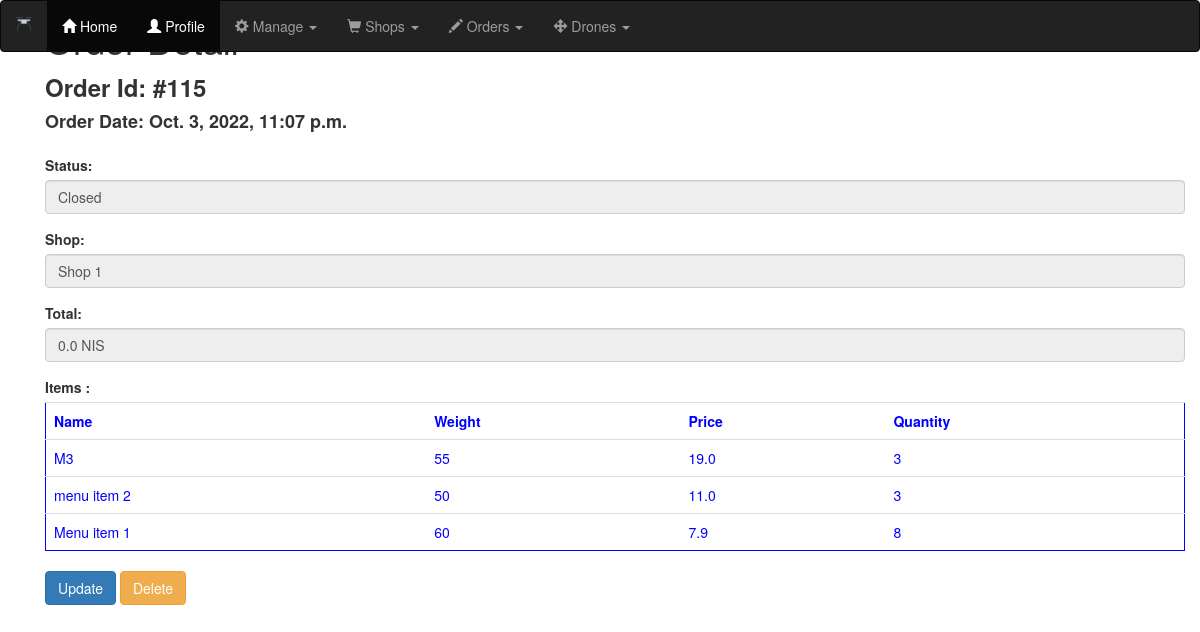
Screenshot of /orders/order/115/detail with the database file from the repository.
### orders/models.py (models this page shows, shortened)
class SoftDeletionModel(models.Model):
    deleted_at = models.DateTimeField(blank=True, null=True)
    objects = SoftDeletionManager()
    all_objects = SoftDeletionManager(alive_only=False)
    class Meta:
        abstract = True

class Order(SoftDeletionModel):
    OrderStatus = (
        ('New',1),          # A new order which was not yet attended
        ('Processing',3),   # An order that is being prepared for shipping
        ('Shipped',4),      # An order which is on its way with a drone
        ('Delievered',5),   # An order which the consumer accepted with the app
        ('Closed',6),       # An order after delievered
        ('Canceled',7),     # Softly deleted order / canceled
    )
    customer = models.IntegerField()
    order_date = models.DateTimeField(auto_now=True)
    status = models.CharField(max_length = 10, choices = OrderStatus, default = 1)
    shop = models.ForeignKey(Shop,on_delete=models.DO_NOTHING)
    drone = models.ForeignKey(Drone,on_delete=models.DO_NOTHING,null=True)
    total_price = models.FloatField(default=0)
    total_weight = models.FloatField(default=0)
    lat_location = models.FloatField(default=0)
    long_location = models.FloatField(default=0)

class OrderRow(models.Model):
    order = models.ForeignKey(Order,on_delete=models.DO_NOTHING)
    item = models.ForeignKey(MenuItem,on_delete=models.DO_NOTHING)
    quantity = models.IntegerField(default=1)
    item_price = models.FloatField(default=0)

### shops/models.py (models this page shows, shortened)
class Shop(models.Model):
    name = models.CharField(max_length=25)
    description = models.CharField(blank=True, max_length=50)
    address = models.CharField(max_length=50)
    active = models.BooleanField(blank=False,default=False)
    service_site = models.ForeignKey(ServiceSite,related_name='Shops',null=True,on_delete=models.DO_NOTHING)
    menu = models.ForeignKey(Menu,related_name='menu',null=True,on_delete=models.DO_NOTHING)
    def __str__(self):
        return self.name

class MenuItem(models.Model):
    name = models.CharField(max_length=50)
    description = models.CharField(max_length=50)
    weight = models.IntegerField()
    price = models.FloatField(default=0)

### orders/views.py (the view)
# urls.py: path('order/<int:id>/detail',OrderDetailView.as_view(),name='order_detail'),
class OrderDetailView(DetailView):
    template_name = 'orders/order_detail.html'
    model=Order
    context_object_name = 'order'
    order_id = 0
    def get_object(self):
        id_ = self.kwargs.get("id")
        self.order_id=id_ #TEST
        print("order id is:" + str(self.order_id))
        return get_object_or_404(Order,id=id_)
    def get_context_data(self, **kwargs):
        context = super().get_context_data(**kwargs)
        od = OrderRow.objects.filter(order_id=self.order_id)
        context['rows'] = od
        return context

### orders/models.py (called while the page is built)
    def get_queryset(self):
        if self.alive_only:
            return SoftDeletionQuerySet(self.model).filter(deleted_at=None)
        return SoftDeletionQuerySet(self.model)

### orders/templates/orders/order_detail.html (shortened to what this page needs)
<!DOCTYPE html>
{% extends "base.html" %}
{% load crispy_forms_tags %}
{% block content %}
<div class="container">
  <a href="{% url 'orders:order_list' %}" style="align:right; float: right;">Order List</a>
  <h1>Order Detail</h1>
  <form method="POST">
    <div class="form-group">
        <label><font size = +2>Order Id: #{{ order.id }}</font></label><br>
        <label><font size = +1>Order Date: {{ order.order_date }}</font></label>
    </div>
    <div class="form-group">
        <label for="status">Status:</label>
        <input type="text" class="form-control" id="status" value="{{ order.status }}" disabled>
    </div>
    <div class="form-group">
        <label for="shop">Shop:</label>
        <input type="text" class="form-control" id="shop" value="{{ order.shop }}" disabled>
    </div>
    <div class="form-group">
        <label for="total">Total:</label>
        <input type="text" class="form-control" id="total" value="{{ order.total_price }} NIS" disabled>
    </div>
    <div class="form-group">
        <label>Items {{rows.order_id}}:</label>
          <table class="table" style="border-style: solid; border-width:thin; border-color:blue; color:blue;" >
            <tr>
              <th>Name</th>
              <th>Weight</th>
              <th>Price</th>
              <th>Quantity</th>
            </tr>
          {% for i in rows.all %}
              <tr>
                <td>{{i.item.name}}</td>
                <td>{{i.item.weight}}</td>
                <td>{{i.item_price}}</td>
                <td>{{i.quantity}}</td>
              </tr>
          {% endfor %}
        </table>
    </div>
    <a href="{% url 'orders:order_update' order.id %}"><button type="button" class="btn btn-primary">Update</button></a>
    <a href="{% url 'orders:order_delete' order.id %}"><button type="button" class="btn btn-warning">Delete</button></a>
  </form>
</div>
{% endblock %}

### static/css/styles.css (style rules this page uses)
td { padding: 1em; }

### rows the page displays
Order: id "115", order_date "Oct. 3, 2022, 11:07 p.m.", status "Closed", shop "Shop 1", total_price "0.0 NIS"
OrderRow: item.name "M3", item.weight "55", item_price "19.0", quantity "3"
OrderRow: item.name "menu item 2", item.weight "50", item_price "11.0", quantity "3"
OrderRow: item.name "Menu item 1", item.weight "60", item_price "7.9", quantity "8"
